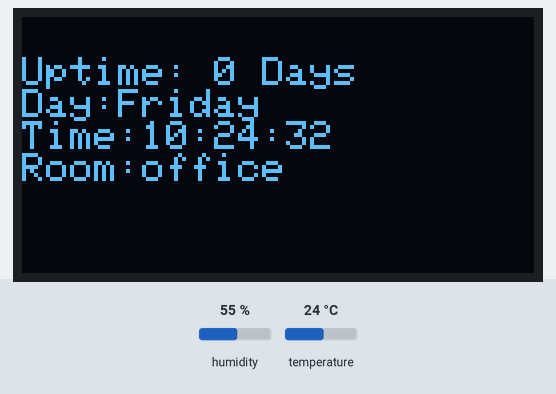
The sketch below on a simulated ESP8266 (NodeMCU). Shown: 128×64 one-colour display. The test bench sets the inputs (shaded band); at power-on: humidity 55 %, temperature 24 °C. WiFi joins after 1.5 s; servers stay silent unless stated; network time is answered at once with the bench clock; uploads are accepted with an empty reply; the local clock reads 2024-03-15 10:24:30 at power-on unless the sketch sets it; storage starts empty; what the sketch prints to the serial monitor is not drawn.

Above: at 2.8 s.
2.9 s: humidity set to 22 %
At 17.0 s:
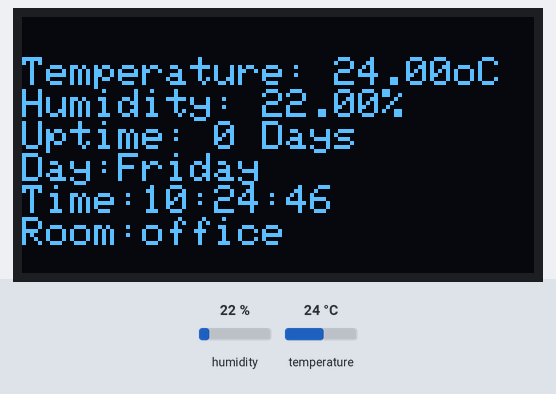
18.4 s: temperature set to 12 °C
At 30.9 s:
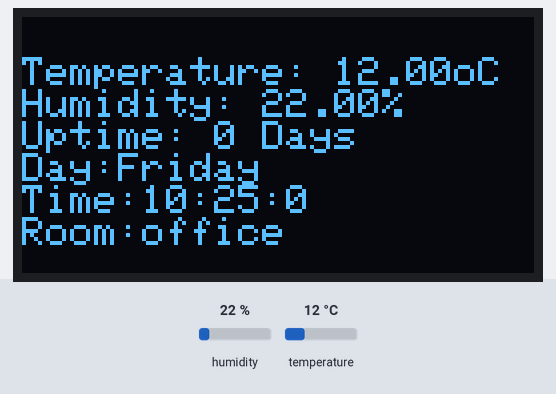
33.9 s: humidity set to 40 %
At 43.7 s:
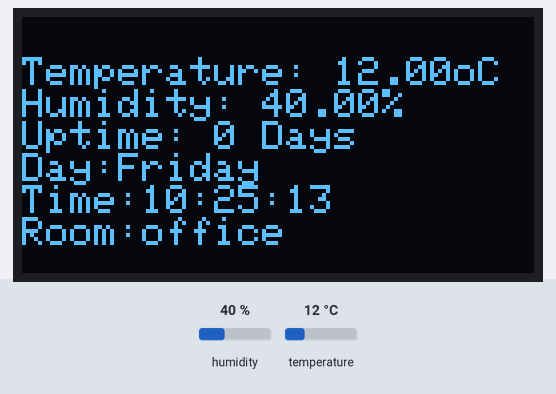
49.4 s: temperature set to 19 °C
At 59.9 s:
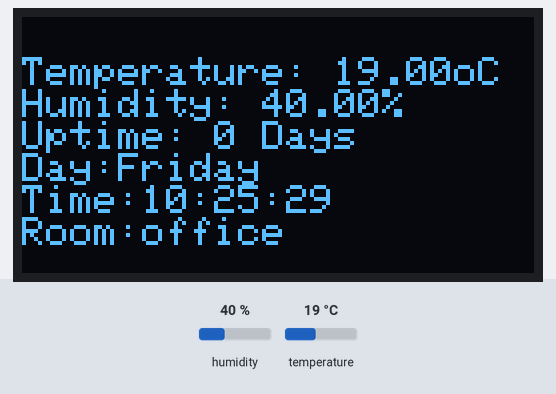
Timing chart, 0 to 61.4 s (numbered marks = the images above; inputs shaded):
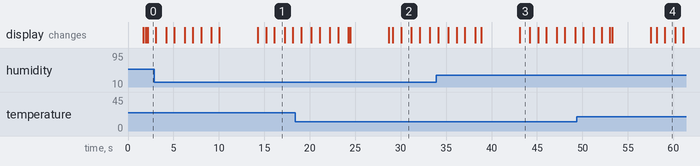

Measured:
- what the display in image 1 shows lasts 1.1 s, from 16.1 s to 17.2 s

The sketch:

app.ino
```cpp
#include <Arduino.h>

const uint8_t fingerprint[20] = {0x88, 0xB6, 0xC1, 0x14, 0xF7, 0x29, 0x5C, 0x63, 0x71, 0x06, 0xF4, 0xA5, 0x5A, 0xD0, 0x1F, 0x35, 0x57, 0x94, 0x9B, 0x7C};

#include "NetworkManager.h"
#include "FileManager.h"
#include "ButtonInput.h"
#include "HttpsClient.h"
#include "DHTAM2302Manager.h"

#include <Wire.h>
#include <Adafruit_GFX.h>
#include <Adafruit_SSD1306.h>

#include <NTPClient.h>
#include <WiFiUdp.h>

#include <stdio.h>
#include <string.h>

NetworkManager networkManager;
FileManager fileManager;
DHTAM2302Manager dhtAM2302Manager;
HttpsClient httpClient;

const long utcOffsetInSeconds = 0;

char daysOfTheWeek[7][12] = {"Sunday", "Monday", "Tuesday", "Wednesday", "Thursday", "Friday", "Saturday"};

WiFiUDP ntpUDP;
NTPClient timeClient(ntpUDP, "pool.ntp.org", utcOffsetInSeconds);

#define SCREEN_WIDTH 128
#define SCREEN_HEIGHT 64

Adafruit_SSD1306 display(SCREEN_WIDTH, SCREEN_HEIGHT, &Wire, -1);

unsigned long temperatureReadLastRunTime;
String temperatureData;

String room = "office";

void writeToDisplay(String str) {
  display.setTextSize(1);
  display.setTextColor(WHITE);
  display.setCursor(0, 10);
  display.clearDisplay();
  display.println(str);
  display.display();
}

void setup() {
    Serial.begin(9600);

    display.begin(SSD1306_SWITCHCAPVCC, 0x3C); // Address 0x3D for 128x64

    fileManager.begin();

    String credentials = fileManager.read_file("/wifi_credentials.txt");

    writeToDisplay("Connecting to Wifi...");

    char buf[credentials.length() + 1];
    credentials.toCharArray(buf, sizeof(buf));
    char *x = buf;
    char *ssid = strtok_r(x, ",", &x);
    char *password = strtok_r(x, ",", &x);

    networkManager.connect(ssid, password);

    timeClient.begin();

    writeToDisplay("Connected to:\n" + String(ssid) + "\n\nBooted OK");
}

void loop() {
  timeClient.update();

  httpClient.GET("https://p1ndfl7h7h.execute-api.eu-west-1.amazonaws.com/Prod/nodePing?room=" + room, fingerprint);

  if (millis() - temperatureReadLastRunTime >= 10000) {
    writeToDisplay("Updating...");
    temperatureData = "";

    String temp = String(dhtAM2302Manager.get_temperature());
    String humidity = String(dhtAM2302Manager.get_humidity());

    httpClient.GET("https://p1ndfl7h7h.execute-api.eu-west-1.amazonaws.com/Prod?temp=" + temp + "&humidity=" + humidity + "&room=" + room, fingerprint);

    temperatureData = temperatureData + "Temperature: " + temp + "oC\nHumidity: " + humidity + "%\n";

    temperatureReadLastRunTime = millis();
  }

  writeToDisplay(temperatureData + "Uptime: " + String((millis()/1000)/60/60/24) + " Days\nDay:" + daysOfTheWeek[timeClient.getDay()] + "\nTime:" + timeClient.getHours() + ":" + timeClient.getMinutes() + ":" + timeClient.getSeconds() + "\nRoom:" + room);
}
```

ButtonInput.cpp
```cpp
#include "ButtonInput.h"

void ButtonInput::setup(int pin){
  pinMode(pin, INPUT);
}

int ButtonInput::read(int pin){
  return digitalRead(pin);
}
```

ButtonInput.h
```cpp
#ifndef BUTTONINPUT_H
#define BUTTONINPUT_H

#include <Arduino.h>

class ButtonInput {
  public:
      void setup(int pin);
      int read(int pin);
  private:
};

extern ButtonInput buttonInput;

#endif
```

DHTAM2302Manager.cpp
```cpp
#include "DHTAM2302Manager.h"

float DHTAM2302Manager::get_temperature(){
  DHTesp dht;
  dht.setup(D5, DHTesp::DHT22);
  delay(dht.getMinimumSamplingPeriod());
  return dht.getTemperature();
}

float DHTAM2302Manager::get_humidity(){
  DHTesp dht;
  dht.setup(D5, DHTesp::DHT22);
  delay(dht.getMinimumSamplingPeriod());
  return dht.getHumidity();
}
```

DHTAM2302Manager.h
```cpp
/*
 * Required libraries:
 * DHTesp - https://github.com/beegee-tokyo/DHTesp
 */

#ifndef DHTAM2302MANAGER_H
#define DHTAM2302MANAGER_H

#include <Arduino.h>
#include "DHTesp.h"

class DHTAM2302Manager {
  public:
      float get_temperature();
      float get_humidity();
  private:
};

extern DHTAM2302Manager dhtAM2303Manager;

#endif
```

DS1820Manager.cpp
```cpp
#include "DS1820Manager.h"

float DS1820Manager::get_temperature(){
  OneWire oneWire(D5);
  DallasTemperature sensors(&oneWire);

  sensors.begin();
  sensors.requestTemperatures();
  return sensors.getTempCByIndex(0);
}
```

DS1820Manager.h
```cpp
/*
 * Required libraries:
 * OneWire - https://www.pjrc.com/teensy/td_libs_OneWire.html
 * DallasTemperature - https://github.com/milesburton/Arduino-Temperature-Control-Library
 */

#ifndef DS1820MANAGER_H
#define DS1820MANAGER_H

#include <OneWire.h>
#include <DallasTemperature.h>

class DS1820Manager {
  public:
      float get_temperature();
  private:
};

extern DS1820Manager ds1820Manager;

#endif
```

FileManager.cpp
```cpp
#include "FileManager.h"

void FileManager::begin(){
  Serial.println("File Manager starting...");

  Serial.println("Mounting file system...");

  if(SPIFFS.begin()){
      Serial.println("File system mounted OK");
  }else{
      Serial.println("Error mounting the file system");
  }
}

String FileManager::read_file(String file_name){
    File root = SPIFFS.open(file_name,  "r");
    String fileAsString = "";

    if(!root){
        Serial.println("Error opening file");
        return "";
    }

    File file = root.openNextFile();

    while(file.available()){
      fileAsString = fileAsString + (char) file.read();
    }

    return fileAsString;
}
```

FileManager.h
```cpp
#ifndef FILEMANAGER_H
#define FILEMANAGER_H

#include <FS.h>

class FileManager {
  public:
      void begin();
      String read_file(String file_name);
  private:
};

extern FileManager fileManager;

#endif
```

HttpsClient.cpp
```cpp
#include "HttpsClient.h";

String HttpsClient::GET(String url, const uint8_t fingerprint[20]){
  std::unique_ptr<BearSSL::WiFiClientSecure>client(new BearSSL::WiFiClientSecure);
  client->setFingerprint(fingerprint);

  HTTPClient https;

  if (https.begin(*client, url)) {
    String payload;
    int httpCode = https.GET();

    if (httpCode > 0) {
      payload = https.getString();
    }

    https.end();

    return payload;
  } else {
    return "";
  }
}
```

HttpsClient.h
```cpp
#ifndef HTTPSCLIENT_H
#define HTTPSCLIENT_H

#include "ESP8266HTTPClient.h"
#include "WiFiClientSecureBearSSL.h"

class HttpsClient {
  public:
      String GET(String url, const uint8_t fingerprint[20]);
  private:
};

extern HttpsClient httpsClient;

#endif
```

HueManager.cpp
```cpp
#include "HueManager.h";

void HueManager::light_on(String bridgeAPIKey, String ip, String id){
  HTTPClient http;
  http.begin("http://" + ip + "/api/" + bridgeAPIKey + "/lights/" + id + "/state");
  http.PUT("{\"on\": true}");
}

void HueManager::light_off(String bridgeAPIKey, String ip, String id){
  HTTPClient http;
  http.begin("http://" + ip + "/api/" + bridgeAPIKey + "/lights/" + id + "/state");
  http.PUT("{\"on\": false}");
}

bool HueManager::light_status(String bridgeAPIKey, String ip, String id){
  HTTPClient http;

  http.begin("http://" + ip + "/api/" + bridgeAPIKey + "/lights/" + id);
  http.GET();

  DynamicJsonDocument doc(2048);
  deserializeJson(doc, http.getStream());

  http.end();

  return doc["state"]["on"].as<bool>();
}
```

HueManager.h
```cpp
#ifndef HUEMANAGER_H
#define HUEMANAGER_H

#include <ESP8266HTTPClient.h>
#include <ArduinoJson.h>

class HueManager {
  public:
      void light_on(String bridgeAPIKey, String ip, String id);
      void light_off(String bridgeAPIKey, String ip, String id);
      bool light_status(String bridgeAPIKey, String ip, String id);

  private:
    String bridgeAPIKey;
};

extern HueManager hugeManager;

#endif
```

NetworkManager.cpp
```cpp
#include "NetworkManager.h"

IPAddress local_IP(192, 168, 1, 136);
IPAddress gateway(192, 168, 1, 254);
IPAddress subnet(255, 255, 0, 0);
IPAddress primaryDNS(8, 8, 8, 8);
IPAddress secondaryDNS(8, 8, 4, 4);

void NetworkManager::connect(const char* ssid, const char* password){
  Serial.println("Network Manager starting...");

  if (!WiFi.config(local_IP, gateway, subnet, primaryDNS, secondaryDNS)) {
    Serial.println("STA Failed to configure");
  }

  Serial.println("Activating WiFi Station Mode...");
  WiFi.mode(WIFI_STA);

  Serial.print("Connecting to ");
  Serial.println(ssid);
  WiFi.begin(ssid, password);

  if (WiFi.waitForConnectResult() != WL_CONNECTED) {
      Serial.println("WiFi Connection failed, aborting network connection.");
      Serial.println();
      Serial.println("Warning, device not connected to a network.");
      return;
  }

  Serial.print("Successfully connected to network with local IP Address: ");
  Serial.println(WiFi.localIP());
}
```

NetworkManager.h
```cpp
#ifndef NETWORKMANAGER_H
#define NETWORKMANAGER_H

#include <Arduino.h>
#include <ESP8266WiFi.h>

class NetworkManager {
  public:
      void connect(const char* ssid, const char* password);

  private:
    IPAddress local_IP;
    IPAddress gateway;
    IPAddress subnet;
    IPAddress primaryDNS;
    IPAddress secondaryDNS;
};

extern NetworkManager networkManager;

#endif
```
